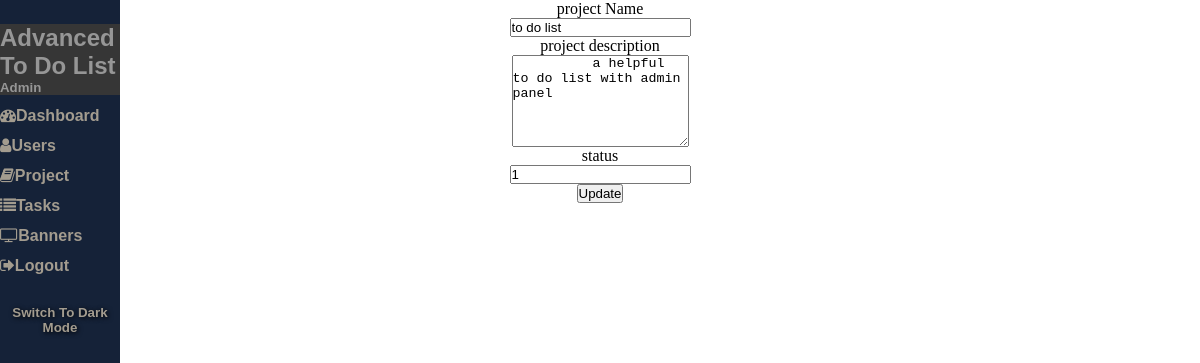
Screenshot of /admin/editproject.php?id=2 with the database file from the repository.
### tables this page shows
CREATE TABLE `project` (
  `id` int(150) NOT NULL,
  `projectName` varchar(255) NOT NULL,
  `projectDescription` longtext NOT NULL,
  `date` timestamp NOT NULL DEFAULT current_timestamp(),
  `updateDate` varchar(255) NOT NULL,
  `dueDate` varchar(255) NOT NULL,
  `status` int(11) NOT NULL
);

### admin/editproject.php (the view, shortened to what this page needs)
<?php
include('db/connection.php');
$id = intval($_GET['id']);
?>
<html>
    <head>
          <link rel="stylesheet" href="https://cdnjs.cloudflare.com/ajax/libs/font-awesome/4.7.0/css/font-awesome.min.css">
          <link rel="stylesheet" type="text/css" href="https://cdn.datatables.net/v/dt/dt-1.11.4/datatables.min.css"/>
    </head>
    <body>
<?php include 'includes/sidenav.inc.php'; ?>
<center>
<form class="admin_form" name="insertproduct" method="post" enctype="multipart/form-data">
<?php $query= mysqli_query($con, "select * from project where id ='$id'");
$cnt=1;
while($row=mysqli_fetch_array($query)){
 ?>
 <div class="adminform_div">
   <label class="adminform_label" for="basicinput">project Name</label><br>
   <input type="text" name="projectName"  placeholder="Enter Project Name" value="<?php echo htmlentities($row['projectName']);?>" class="adminform_input" >
 </div>
 <div class="adminform_div">
   <label class="adminform_label" for="basicinput">project description</label><br>
   <textarea  name="projectDescription"  placeholder="Enter project Description" rows="6" class="adminform_textarea">
     <?php echo htmlentities($row['projectDescription']);?>
   </textarea>
</div>
<div class="adminform_div">
  <label class="adminform_label" for="basicinput">status</label><br>
  <input type="text" name="status"  placeholder="Enter status" value="<?php echo htmlentities($row['status']);?>" class="adminform_input" >
</div>
<?php $cnt++; } ?>
<div class="adminform_div">
  <button type="submit" name="editproject" class="adminform_btn">Update</button>
</div>
</form>
</center>
    </body>
</html>

### admin/css/sidenav.css (style rules this page uses)
* { margin: 0; padding: 0; box-sizing: border-box; }

### rows the page displays
project: projectName "to do list", projectDescription "a helpful to do list with admin panel", status "1"
